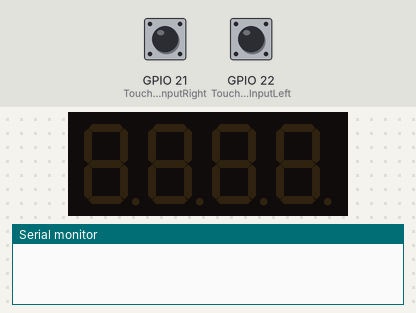
Recording of a program running on a simulated ESP32. Parts: 4-digit seven-segment display, the last lines printed to the serial monitor. The inputs (shaded band) are chosen by the test bench; at power-on: GPIO 21 (TouchbuttonInputRight) LOW, GPIO 22 (TouchbuttonInputLeft) LOW.

Above: at 1.2 s.
1.3 s: GPIO 21 (TouchbuttonInputRight) pulled HIGH for 0.15 s
At 3.0 s:
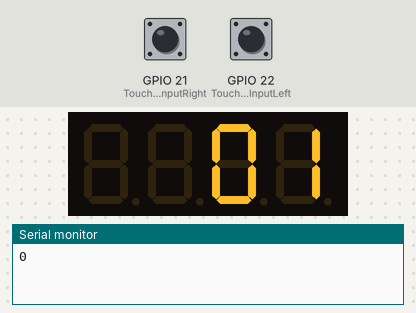
4.4 s: GPIO 22 (TouchbuttonInputLeft) pulled HIGH for 0.15 s
At 7.4 s:
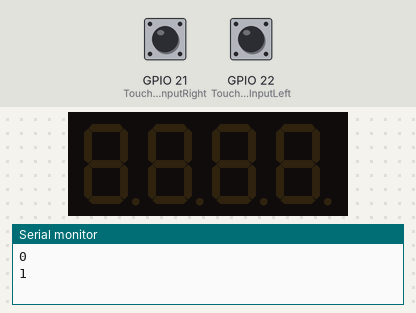
7.5 s: GPIO 21 (TouchbuttonInputRight) pulled HIGH for 1 s
At 9.3 s:
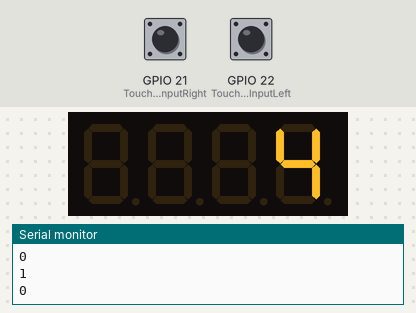
11.0 s: GPIO 22 (TouchbuttonInputLeft) pulled HIGH for 1 s
At 11.4 s:
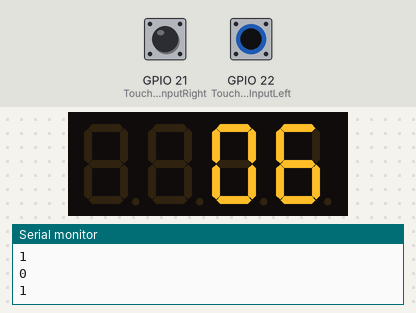
Timing chart, 0 to 14.0 s (numbered marks = the images above; inputs shaded):
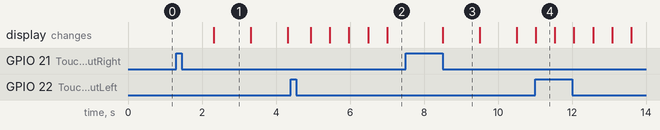

Measured:
- after the input at 1.3 s, the display: changes after 1.0 s (image 1)
- after the input at 7.5 s, the display: changes after 1.0 s (image 3)
- what the display in image 1 shows lasts 1.0 s, from 2.3 s to 3.3 s
- what the display in image 4 shows lasts 0.5 s, from 11.0 s to 11.5 s

The program:

main.cpp
```cpp
#include <Arduino.h>
#include <TM1637Display.h>
#include <Ticker.h>
#include <RtcDS1302.h>

// Define the connections pins
#define CLK 17
#define DIO 16

int sensorPin = 13;

int TouchbuttonInputLeft = 22;
int TouchbuttonInputRight = 21;


bool endtimer = false;

bool state = false;
float voltage = 2;
int m = 0;
int i = 0;

TM1637Display display(CLK, DIO);  // Create an instance of the TM1637Display
Ticker Displaytimer;
Ticker Readouttimer;
//---------------------Funktionen----------------------------------------------
void endTimer(void);

void onTimer() {
  if(i==0){
    display.showNumberDec(i, true, 1, 2);
  }
  i++;
  uint8_t tens = i / 10;
  uint8_t ones = i % 10;

  uint8_t prevtens = (i-1) / 10;

  if(prevtens<tens){
    display.showNumberDec(tens, true, 1, 2);
    display.showNumberDec(ones, true, 1, 3);
  }else{
    display.showNumberDec(ones, true, 1, 3);
  }
}


void readout(){

}

//---------------------Button Interrupts----------------------------------------------
void IRAM_ATTR onLeftTouch()  {
  endtimer = false;
  Serial.println(state);
  if(state){
    //display.clear();
    Displaytimer.detach();
    //Readouttimer.detach();
    state = false;
    endtimer = true;
  }else{
    Displaytimer.attach(1.0, onTimer);
    state = true;
  }
}

void IRAM_ATTR onRightTouch() {
  endtimer = false;
  Serial.println(state);
  if(state){
    //display.clear();
    Displaytimer.detach();
    Readouttimer.detach();
    state = false;
    endtimer = true;
  }else{
    Displaytimer.attach(1.0, onTimer);
    state = true;
  }
}


void setup() {
  Serial.begin(9600);
  display.setBrightness(5);  // Set the display brightness (0-7)
  display.clear();
  //Displaytimer.attach(1.0, onTimer);
  Readouttimer.attach(0.2, readout);

  attachInterrupt(digitalPinToInterrupt(TouchbuttonInputLeft),  onLeftTouch,  RISING);
  attachInterrupt(digitalPinToInterrupt(TouchbuttonInputRight), onRightTouch, RISING);

  pinMode(TouchbuttonInputLeft, INPUT);
  pinMode(TouchbuttonInputRight, INPUT);
}


void loop() {
  if(endtimer){
    for (int u = 0; u < 5; u++) {
      if(!endtimer){break;}
      display.showNumberDec(i, true, 2, 2);
      delay(500);
      if(!endtimer){break;}
      display.clear();
      delay(500);
    }

    if(endtimer){
      endtimer = false;
      i=0;
    }
  }
}
```
